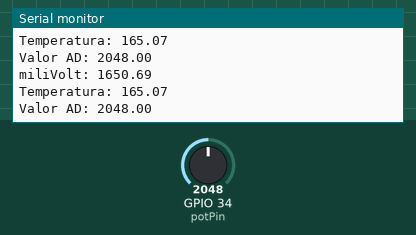
Simulated run of this sketch. Board: ESP32. Shown: the last lines printed to the serial monitor. The test bench sets the inputs (shaded band); at power-on: GPIO 34 (potPin) = 2048.

Above: at 2.2 s.
2.3 s: GPIO 34 (potPin) set to 2866
At 2.34 s:
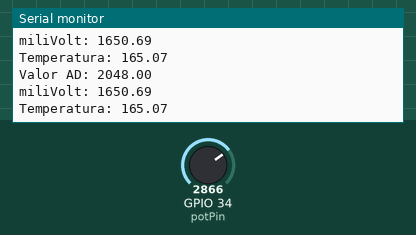
3.8 s: GPIO 34 (potPin) set to 3603
At 3.8 s:
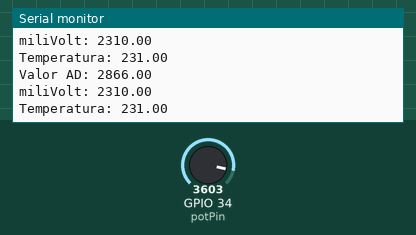
Timing chart, 0 to 6.8 s (numbered marks = the images above; inputs shaded):
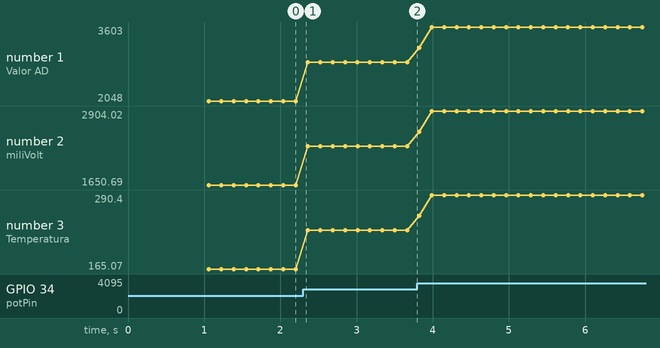

The sketch:

sketch_aug8a.ino
```cpp
const int potPin = 34;
int valor = 0;
float miliVolt = 0;
int soma = 0;
float media = 0;
int i=0;
float temperatura = 0;


void setup() {

  Serial.begin(115200);
  delay(1000);

}

void loop() {

  while(i<555)
  {
    valor = analogRead(potPin);
    soma+=valor;
    i++;
  }
  media = soma/i;


  miliVolt = media;
  miliVolt *= 0.806;
  temperatura = miliVolt/10;

  Serial.print("Valor AD: ");
  Serial.println(media);
  Serial.print("miliVolt: ");
  Serial.println(miliVolt);
  Serial.print("Temperatura: ");
  Serial.println(temperatura);


  soma=0;
  i=0;
  Serial.println("");
  delay(100);

}
```

Measured:
- plotted number 1: 2048 → 2866 after the input at 2.3 s, 2866 → 3603 after the input at 3.8 s
- plotted number 2: 1650.69 → 2310 after the input at 2.3 s, 2310 → 2904.02 after the input at 3.8 s
- plotted number 3: 165.07 → 231 after the input at 2.3 s, 231 → 290.4 after the input at 3.8 s
